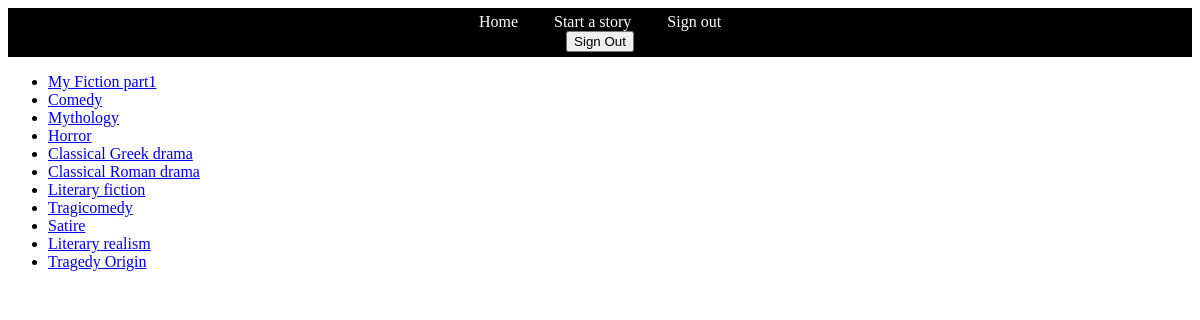
The app's page /myblog/home (signed in) with its own data.
### myblog/models.py (models this page shows)
class Story(models.Model):
	story_id = models.UUIDField(primary_key=True, default=uuid.uuid4, editable=True)
	title = models.CharField(max_length=500)
	text = HTMLField()
	genre_id = models.ForeignKey('Genres', default=uuid.uuid4)
	created_by = models.ForeignKey(User, editable=True)
	pub_date = models.DateTimeField(default=datetime.now,blank=True)

### myblog/views.py (the view)
@login_required
def home(request):
	all_stories = Story.objects.all()
	data = {"stories": all_stories}
	return render_to_response('home.html', data)

### myblog/templates/home.html (shortened to what this page needs)
<!DOCTYPE html PUBLIC "-//W3C//DTD XHTML 1.0 Transitional//EN" "http://www.w3.org/TR/xhtml1/DTD/xhtml1-transitional.dtd">
<html xmlns="http://www.w3.org/1999/xhtml">
<head>
</head>
<body>
<div id="navbar">
  <ul>
  <li><a href="#">Home</a></li>
  <li><a href="http://127.0.0.1:8000/myblog/editor">Start a story</a></li>
  <li><a href="http://127.0.0.1:8000/accounts/logout/">Sign out</a></li>
  {% load i18n %}
  <form method="post" action="{% url 'account_logout' %}">
    <button type="submit">{% trans 'Sign Out' %}</button>
  </form>
  </ul>
</div>
<ul>
{% for i in stories %}
<li><a href="/myblog/{{ i.story_id }}/StoryPage" >{{ i.title }}</li>
{% endfor %}
</ul>
</body>
</html>

### myblog/templates/home.html (style rules this page uses)
#navbar ul li { display: inline; }
#navbar ul li a { text-decoration: none; padding: .2em 1em; color: #fff; background-color: #000; }

### records on screen
Story: title "My Fiction part1"
Story: title "Comedy"
Story: title "Mythology"
Story: title "Horror"
Story: title "Classical Greek drama"
Story: title "Classical Roman drama"
Story: title "Literary fiction"
Story: title "Tragicomedy"
Story: title "Satire"
Story: title "Literary realism"
Story: title "Tragedy Origin"
